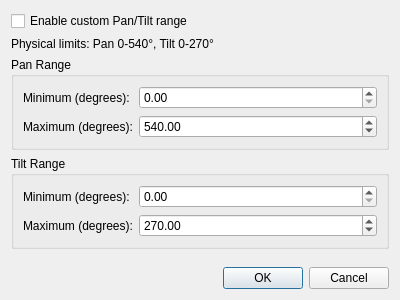
<?xml version="1.0" encoding="UTF-8"?>
<ui version="4.0">
 <class>PanTiltRangeEditor</class>
 <widget class="QDialog" name="PanTiltRangeEditor">
  <property name="geometry">
   <rect>
    <x>0</x>
    <y>0</y>
    <width>400</width>
    <height>300</height>
   </rect>
  </property>
  <property name="windowTitle">
   <string>Pan/Tilt Range Configuration</string>
  </property>
  <layout class="QVBoxLayout" name="verticalLayout">
   <item>
    <widget class="QCheckBox" name="m_enabledCheck">
     <property name="text">
      <string>Enable custom Pan/Tilt range</string>
     </property>
    </widget>
   </item>
   <item>
    <widget class="QLabel" name="m_physicalLimitsLabel">
     <property name="text">
      <string>Physical limits: Pan 0-540°, Tilt 0-270°</string>
     </property>
    </widget>
   </item>
   <item>
    <widget class="QGroupBox" name="groupBox">
     <property name="title">
      <string>Pan Range</string>
     </property>
     <layout class="QFormLayout" name="formLayout">
      <item row="0" column="0">
       <widget class="QLabel" name="label">
        <property name="text">
         <string>Minimum (degrees):</string>
        </property>
       </widget>
      </item>
      <item row="0" column="1">
       <widget class="QDoubleSpinBox" name="m_panMinSpin">
        <property name="minimum">
         <double>0.000000000000000</double>
        </property>
        <property name="maximum">
         <double>999.000000000000000</double>
        </property>
        <property name="value">
         <double>0.000000000000000</double>
        </property>
       </widget>
      </item>
      <item row="1" column="0">
       <widget class="QLabel" name="label_2">
        <property name="text">
         <string>Maximum (degrees):</string>
        </property>
       </widget>
      </item>
      <item row="1" column="1">
       <widget class="QDoubleSpinBox" name="m_panMaxSpin">
        <property name="minimum">
         <double>0.000000000000000</double>
        </property>
        <property name="maximum">
         <double>999.000000000000000</double>
        </property>
        <property name="value">
         <double>540.000000000000000</double>
        </property>
       </widget>
      </item>
     </layout>
    </widget>
   </item>
   <item>
    <widget class="QGroupBox" name="groupBox_2">
     <property name="title">
      <string>Tilt Range</string>
     </property>
     <layout class="QFormLayout" name="formLayout_2">
      <item row="0" column="0">
       <widget class="QLabel" name="label_3">
        <property name="text">
         <string>Minimum (degrees):</string>
        </property>
       </widget>
      </item>
      <item row="0" column="1">
       <widget class="QDoubleSpinBox" name="m_tiltMinSpin">
        <property name="minimum">
         <double>0.000000000000000</double>
        </property>
        <property name="maximum">
         <double>999.000000000000000</double>
        </property>
        <property name="value">
         <double>0.000000000000000</double>
        </property>
       </widget>
      </item>
      <item row="1" column="0">
       <widget class="QLabel" name="label_4">
        <property name="text">
         <string>Maximum (degrees):</string>
        </property>
       </widget>
      </item>
      <item row="1" column="1">
       <widget class="QDoubleSpinBox" name="m_tiltMaxSpin">
        <property name="minimum">
         <double>0.000000000000000</double>
        </property>
        <property name="maximum">
         <double>999.000000000000000</double>
        </property>
        <property name="value">
         <double>270.000000000000000</double>
        </property>
       </widget>
      </item>
     </layout>
    </widget>
   </item>
   <item>
    <spacer name="verticalSpacer">
     <property name="orientation">
      <enum>Qt::Vertical</enum>
     </property>
     <property name="sizeHint" stdset="0">
      <size>
       <width>20</width>
       <height>40</height>
      </size>
     </property>
    </spacer>
   </item>
   <item>
    <widget class="QDialogButtonBox" name="buttonBox">
     <property name="orientation">
      <enum>Qt::Horizontal</enum>
     </property>
     <property name="standardButtons">
      <set>QDialogButtonBox::Cancel|QDialogButtonBox::Ok</set>
     </property>
    </widget>
   </item>
  </layout>
 </widget>
 <resources/>
 <connections>
  <connection>
   <sender>buttonBox</sender>
   <signal>accepted()</signal>
   <receiver>PanTiltRangeEditor</receiver>
   <slot>accept()</slot>
   <hints>
    <hint type="sourcelabel">
     <x>248</x>
     <y>254</y>
    </hint>
    <hint type="destinationlabel">
     <x>157</x>
     <y>274</y>
    </hint>
   </hints>
  </connection>
  <connection>
   <sender>buttonBox</sender>
   <signal>rejected()</signal>
   <receiver>PanTiltRangeEditor</receiver>
   <slot>reject()</slot>
   <hints>
    <hint type="sourcelabel">
     <x>316</x>
     <y>260</y>
    </hint>
    <hint type="destinationlabel">
     <x>286</x>
     <y>274</y>
    </hint>
   </hints>
  </connection>
 </connections>
</ui>
